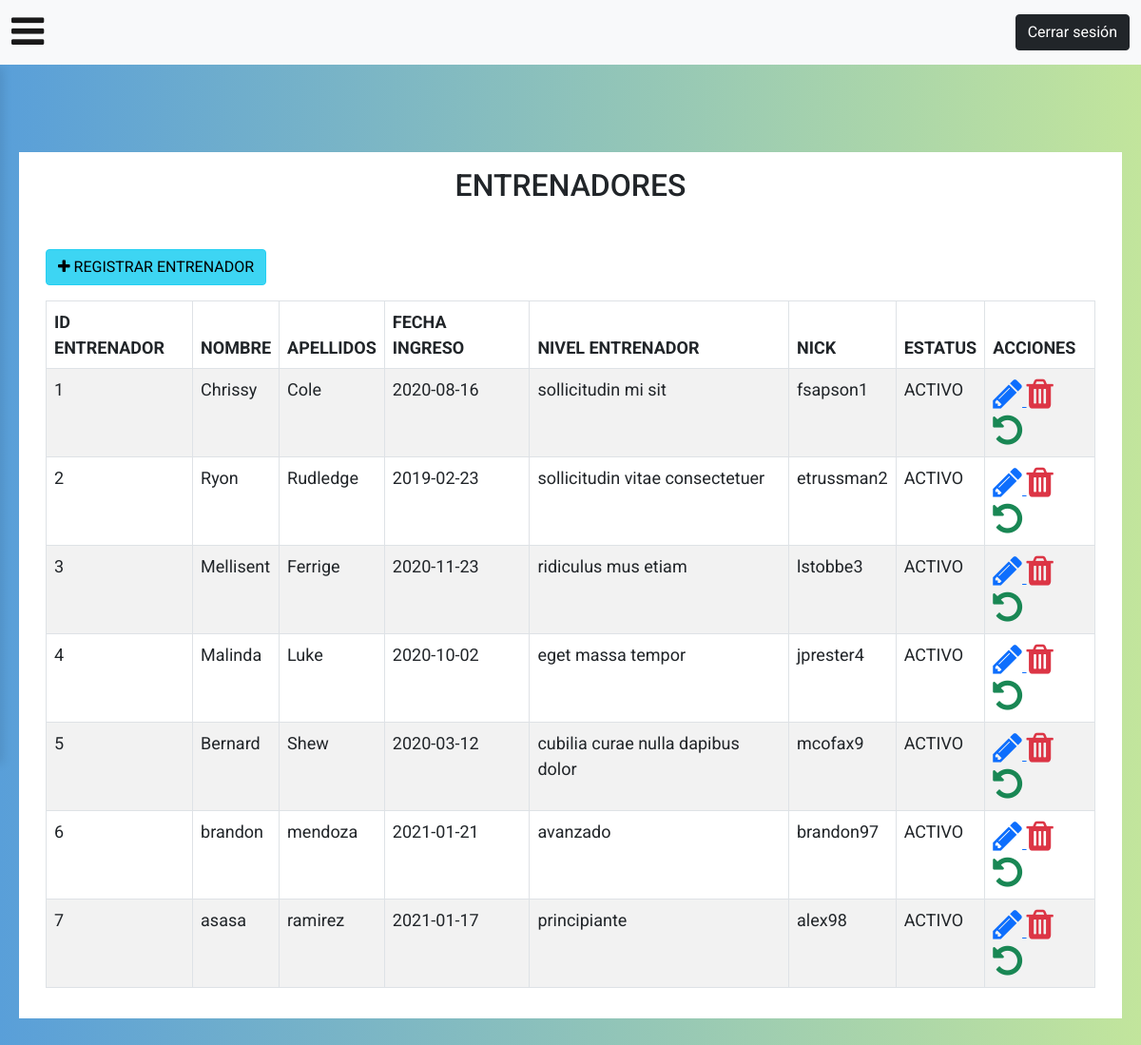
The app's page /admin/entrenadores/index.php (signed in) with its own data.
### tables this page shows
CREATE TABLE `entrenadores` (
  `ID` int(11) NOT NULL,
  `nombre` varchar(100) NOT NULL,
  `apellidos` varchar(100) NOT NULL,
  `fecha_nacimiento` date NOT NULL,
  `fecha_ingreso` date NOT NULL,
  `nivel_entrenador` varchar(100) NOT NULL,
  `estatura` decimal(10,2) NOT NULL,
  `peso` decimal(10,2) NOT NULL,
  `url_foto` text NOT NULL,
  `horario` varchar(100) NOT NULL,
  `fk_id_usuarios` int(11) NOT NULL,
  `fk_id_sucursales` int(11) NOT NULL
);

CREATE TABLE `usuarios` (
  `ID` int(11) NOT NULL,
  `nick` varchar(45) NOT NULL,
  `password` varchar(45) NOT NULL,
  `tipo` varchar(45) NOT NULL,
  `status` tinyint(4) NOT NULL
);

### admin/entrenadores/controllers/centrenadores.php (called while the page is built, shortened)
<?php
require_once '../../models/dtos/EntrenadorDTO.php';
require_once '../../models/daos/EntrenadorDAO.php';
$entrenadorDAO = new EntrenadorDAO();
$entrenadores = $entrenadorDAO->obtenerEntrenadores();
require_once '../../includes/views/vheader.php';
require_once 'views/ventrenadores.php';
require_once '../../includes/views/vfooter.php';

### admin/entrenadores/index.php (called while the page is built, shortened)
<?php
require_once 'controllers/centrenadores.php';

### models/daos/Conexion.php (called while the page is built)
<?php
class Conexion {
    static function getConexion() {
        try {
            $opciones = [
                PDO::ATTR_EMULATE_PREPARES => false,
                PDO::ATTR_ERRMODE => PDO::ERRMODE_EXCEPTION,
                PDO::ATTR_DEFAULT_FETCH_MODE => PDO::FETCH_ASSOC,
            ];
            $conexion = new PDO("mysql:host=localhost;dbname=gimnasio;", "root", "", $opciones);
            return $conexion;
        }catch(PDOException $e) {
            echo 'Error durante la conexion: ' . $e->getMessage();
            die();
        }
    }
}

### models/daos/EntrenadorDAO.php (called while the page is built, shortened)
<?php
class EntrenadorDAO {
    private $conexion;
    public function __construct() {
        require_once 'Conexion.php';
        $this->conexion = Conexion::getConexion();
    }
    public function obtenerEntrenadores() {
        $sql = "SELECT entrenadores.id, entrenadores.nombre, entrenadores.apellidos, entrenadores.fecha_nacimiento, entrenadores.fecha_ingreso, entrenadores.nivel_entrenador, entrenadores.estatura, entrenadores.peso, entrenadores.url_foto, entrenadores.horario, entrenadores.fk_id_usuarios AS id_usuario, sucursales.id AS id_sucursal, sucursales.nombre AS nombre_sucursal, usuarios.nick, usuarios.status FROM entrenadores INNER JOIN sucursales INNER JOIN usuarios ON entrenadores.fk_id_sucursales = sucursales.id AND usuarios.id = entrenadores.fk_id_usuarios";
        $statement = $this->conexion->prepare($sql);
        $statement->execute();
        $result = $statement->fetchAll();
        $entrenadoresDTO = array();
        foreach($result as $entrenador) {
            array_push($entrenadoresDTO, $this->crearEntrenadorDTO($entrenador));
        }
        return $entrenadoresDTO;
    }
    private function crearEntrenadorDTO($entrenador) {
        $entrenadorDTO = new EntrenadorDTO();
        $entrenadorDTO->setId($entrenador['id']);
        $entrenadorDTO->setNombre($entrenador['nombre']);
        $entrenadorDTO->setApellidos($entrenador['apellidos']);
        $entrenadorDTO->setFechaNacimiento($entrenador['fecha_nacimiento']);
        $entrenadorDTO->setFechaIngreso($entrenador['fecha_ingreso']);
        $entrenadorDTO->setNivelEntrenador($entrenador['nivel_entrenador']);
        $entrenadorDTO->setEstatura($entrenador['estatura']);
        $entrenadorDTO->setPeso($entrenador['peso']);
        $entrenadorDTO->setUrlFoto($entrenador['url_foto']);
        $entrenadorDTO->setHorario($entrenador['horario']);
        $entrenadorDTO->setIdSucursal($entrenador['id_sucursal']);
        $entrenadorDTO->setNombreSucursal($entrenador['nombre_sucursal']);
        $entrenadorDTO->setIdUsuario($entrenador['id_usuario']);
        $entrenadorDTO->setNick($entrenador['nick']);
        $entrenadorDTO->setStatus($entrenador['status']);
        return $entrenadorDTO;
    }
}

### models/dtos/EntrenadorDTO.php (called while the page is built, shortened)
<?php
class EntrenadorDTO {
    private $id;
    private $nombre;
    private $apellidos;
    private $fechaIngreso;
    private $nivelEntrenador;
	private $nick;
	private $status;
	public function getId(){
		return $this->id;
	}
	public function setId($id){
		$this->id = $id;
	}
	public function getNombre(){
		return $this->nombre;
	}
	public function setNombre($nombre){
		$this->nombre = $nombre;
	}
	public function getApellidos(){
		return $this->apellidos;
	}
	public function setApellidos($apellidos){
		$this->apellidos = $apellidos;
	}
	public function getFechaIngreso(){
		return $this->fechaIngreso;
	}
	public function setFechaIngreso($fechaIngreso){
		$this->fechaIngreso = $fechaIngreso;
	}
	public function getNivelEntrenador(){
		return $this->nivelEntrenador;
	}
	public function setNivelEntrenador($nivelEntrenador){
		$this->nivelEntrenador = $nivelEntrenador;
	}
	public function getNick()
	{
		return $this->nick;
	}
	public function setNick($nick)
	{
		$this->nick = $nick;
	}
	public function getStatus()
	{
		return $this->status;
	}
	public function setStatus($status)
	{
		$this->status = $status;
	}
}

### admin/entrenadores/views/ventrenadores.php (the view)
<main class="principal-content">
    <div class="row bg-white p-3">
        <div class="col">
            <h2 class="text-center mb-5">ENTRENADORES</h2>
            <a href="registro-entrenador.php" class="btn btn-info active mb-3">
                <i class="fa fa-plus" aria-hidden="true"></i>
                REGISTRAR ENTRENADOR
            </a>
            <table id="mitabla" class="table table-bordered table-striped nowrap" style="width: 100%;">
                <thead>
                    <tr>
                        <th>ID ENTRENADOR</th>
                        <th>NOMBRE</th>
                        <th>APELLIDOS</th>
                        <th>FECHA INGRESO</th>
                        <th>NIVEL ENTRENADOR</th>
                        <th>NICK</th>
                        <th>ESTATUS</th>
                        <th>ACCIONES</th>
                    </tr>
                </thead>
                <tbody>
                    <?php foreach($entrenadores as $entrenador): ?>
                        <tr>
                            <td><?php echo $entrenador->getId(); ?></td>
                            <td><?php echo $entrenador->getNombre(); ?></td>
                            <td><?php echo $entrenador->getApellidos(); ?></td>
                            <td><?php echo $entrenador->getFechaIngreso(); ?></td>
                            <td><?php echo $entrenador->getNivelEntrenador(); ?></td>
                            <td><?php echo $entrenador->getNick(); ?></td>
                            <td><?php echo ($entrenador->getStatus()==0) ? "BAJA" : "ACTIVO" ?></td>
                            <td>
                                <?php $idEntrenador = $entrenador->getId(); ?>
                                <a href="modificar-entrenador.php?identrenador=<?php echo $idEntrenador; ?>">
                                    <i class="fa fa-pencil fa-2x text-primary" aria-hidden="true"></i>
                                </a>
                                <a href="borrar-entrenador.php?identrenador=<?php echo $idEntrenador; ?>">
                                    <i class="fa fa-trash fa-2x text-danger" aria-hidden="true"></i>
                                </a>
                                <a href="restaurar-entrenador.php?identrenador=<?php echo $idEntrenador; ?>">
                                    <i class='fa fa-undo fa-2x text-success' aria-hidden='true'></i>
                                </a>
                            </td>
                        </tr>
                    <?php endforeach; ?>
                </tbody>
            </table>
        </div>
    </div>
</main>

### css/style.css (style rules this page uses)
body { background: #fafafa; background: -webkit-linear-gradient(to right, #599fd9, #c2e59c); background: linear-gradient(to right, #599fd9, #c2e59c); min-height: 100vh; overflow-x: hidden; }
.principal-content { padding: 2rem; margin-top: 8rem; width: 100%; transition: all 0.4s; position: relative; }

### admin/calendario/fullcalendar/main.css (style rules this page uses)
:root { --fc-daygrid-event-dot-width: 8px; }
:root { --fc-list-event-dot-width: 10px; --fc-list-event-hover-bg-color: #f5f5f5; }

### admin/calendario/css/estilo.css (style rules this page uses)
body { margin-bottom: 40px; margin-top: 40px; font-size: 18px; font-family: 'Roboto', sans-serif; }

### records on screen
entrenadores: ID "1", nombre "Chrissy", apellidos "Cole", fecha_ingreso "2020-08-16", nivel_entrenador "sollicitudin mi sit", fk_id_usuarios.nick "fsapson1"
entrenadores: ID "2", nombre "Ryon", apellidos "Rudledge", fecha_ingreso "2019-02-23", nivel_entrenador "sollicitudin vitae consectetuer", fk_id_usuarios.nick "etrussman2"
entrenadores: ID "3", nombre "Mellisent", apellidos "Ferrige", fecha_ingreso "2020-11-23", nivel_entrenador "ridiculus mus etiam", fk_id_usuarios.nick "lstobbe3"
entrenadores: ID "4", nombre "Malinda", apellidos "Luke", fecha_ingreso "2020-10-02", nivel_entrenador "eget massa tempor", fk_id_usuarios.nick "jprester4"
entrenadores: ID "5", nombre "Bernard", apellidos "Shew", fecha_ingreso "2020-03-12", nivel_entrenador "cubilia curae nulla dapibus dolor", fk_id_usuarios.nick "mcofax9"
entrenadores: ID "6", nombre "brandon", apellidos "mendoza", fecha_ingreso "2021-01-21", nivel_entrenador "avanzado", fk_id_usuarios.nick "brandon97"
entrenadores: ID "7", nombre "asasa", apellidos "ramirez", fecha_ingreso "2021-01-17", nivel_entrenador "principiante", fk_id_usuarios.nick "alex98"
